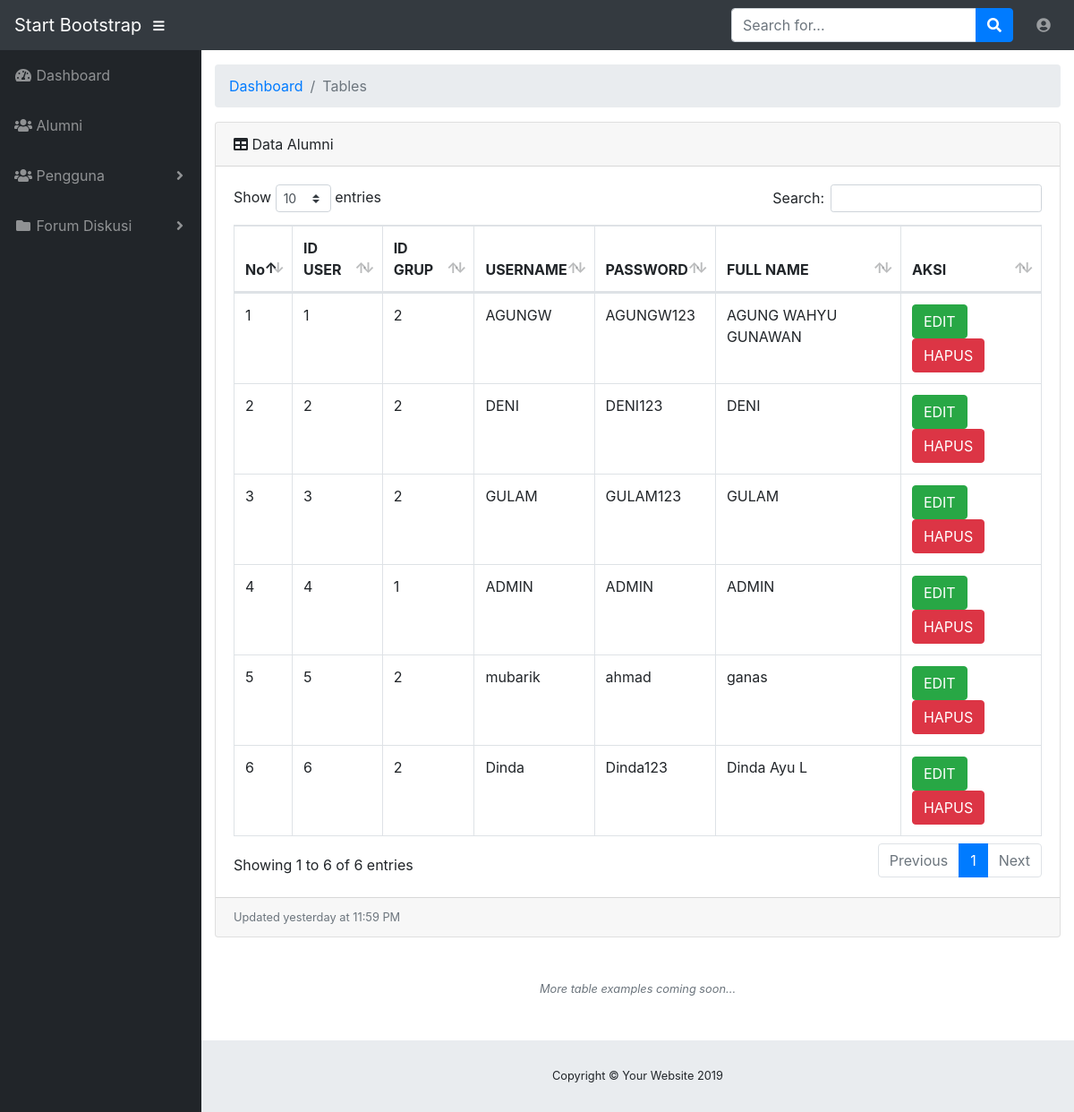
The app's page /admin/data_user.php with its own data.
### tables this page shows
CREATE TABLE `user` (
  `ID_USER` int(11) NOT NULL,
  `ID_GRUP` int(11) NOT NULL,
  `USERNAME` varchar(50) DEFAULT NULL,
  `PASSWORD` varchar(50) DEFAULT NULL,
  `EMAIL` varchar(50) DEFAULT NULL,
  `name` varchar(100) DEFAULT NULL
);

### admin/data_user.php (the view, shortened to what this page needs)
<?php
include "../config/koneksi.php";
?>
<!DOCTYPE html>
<html lang="en">
<head>
  <link href="vendor/fontawesome-free/css/all.min.css" rel="stylesheet" type="text/css">
  <link href="vendor/datatables/dataTables.bootstrap4.css" rel="stylesheet">
  <link href="css/sb-admin.css" rel="stylesheet">
</head>
<body id="page-top">
  <nav class="navbar navbar-expand navbar-dark bg-dark static-top">
    <a class="navbar-brand mr-1" href="index.html">Start Bootstrap</a>
    <button class="btn btn-link btn-sm text-white order-1 order-sm-0" id="sidebarToggle" href="#">
      <i class="fas fa-bars"></i>
    </button>
    <form class="d-none d-md-inline-block form-inline ml-auto mr-0 mr-md-3 my-2 my-md-0">
      <div class="input-group">
        <input type="text" class="form-control" placeholder="Search for..." aria-label="Search" aria-describedby="basic-addon2">
        <div class="input-group-append">
          <button class="btn btn-primary" type="button">
            <i class="fas fa-search"></i>
          </button>
        </div>
      </div>
    </form>
    <ul class="navbar-nav ml-auto ml-md-0">
      <li class="nav-item dropdown no-arrow">
        <a class="nav-link dropdown-toggle" href="#" id="userDropdown" role="button" data-toggle="dropdown" aria-haspopup="true" aria-expanded="false">
          <i class="fas fa-user-circle fa-fw"></i>
        </a>
      </li>
    </ul>
  </nav>
  <div id="wrapper">
    <ul class="sidebar navbar-nav">
      <li class="nav-item">
        <a class="nav-link" href="index.php">
          <i class="fas fa-fw fa-tachometer-alt"></i>
          <span>Dashboard</span>
        </a>
      </li>
      <li class="nav-item">
        <a class="nav-link" href="data_alumni.php">
          <i class="fas fa-fw fa-users"></i>
          <span>Alumni</span></a>
      </li>
      <li class="nav-item dropdown">
        <a class="nav-link dropdown-toggle" href="#" id="pagesDropdown" role="button" data-toggle="dropdown" aria-haspopup="true" aria-expanded="false">
          <i class="fas fa-fw fa-users"></i>
          <span>Pengguna</span>
        </a>
      </li>
      <li class="nav-item dropdown">
        <a class="nav-link dropdown-toggle" href="#" id="pagesDropdown" role="button" data-toggle="dropdown" aria-haspopup="true" aria-expanded="false">
          <i class="fas fa-fw fa-folder"></i>
          <span>Forum Diskusi</span>
        </a>
      </li>
    </ul>
    <div id="content-wrapper">
      <div class="container-fluid">
        <ol class="breadcrumb">
          <li class="breadcrumb-item">
            <a href="#">Dashboard</a>
          </li>
          <li class="breadcrumb-item active">Tables</li>
        </ol>
        <div class="card mb-3">
          <div class="card-header">
            <i class="fas fa-table"></i>
            Data Alumni</div>
          <div class="card-body">
            <div class="table-responsive">
              <table class="table table-bordered" id="dataTable" width="100%" cellspacing="0">
                <thead>
                  <tr>
                    <th>No</th>
                    <th>ID USER</th>
                    <th>ID GRUP</th>
                    <th>USERNAME</th>
                    <th>PASSWORD</th>
                    <th>FULL NAME</th>
                    <th>AKSI</th>
                  </tr>
                </thead>
                <tbody>
                <?php
		$no = 1;
		$data = mysqli_query($koneksi,"select * from user");
		while($d = mysqli_fetch_array($data)){
			?>
			<tr>
				        <td><?php echo $no++; ?></td>
				        <td><?php echo $d['ID_USER']; ?></td>
                <td><?php echo $d['ID_GRUP']; ?></td>
                <td><?php echo $d['USERNAME']; ?></td>
				        <td><?php echo $d['PASSWORD']; ?></td>
                <td><?php echo $d['name']; ?></td>
				<td>
					<a class="btn btn-success" href="edit.php?id=<?php echo $d['id']; ?>">EDIT</a>
					<a class="btn btn-danger" href="hapus.php?id=<?php echo $d['id']; ?>">HAPUS</a>
				</td>
			</tr>
			<?php
		}
		?>
                </tbody>
              </table>
            </div>
          </div>
          <div class="card-footer small text-muted">Updated yesterday at 11:59 PM</div>
        </div>
        <p class="small text-center text-muted my-5">
          <em>More table examples coming soon...</em>
        </p>
      </div>
      <footer class="sticky-footer">
        <div class="container my-auto">
          <div class="copyright text-center my-auto">
            <span>Copyright © Your Website 2019</span>
          </div>
        </div>
      </footer>
    </div>
  </div>
</body>
</html>

### records on screen
user: ID_USER "1", ID_GRUP "2", USERNAME "AGUNGW", PASSWORD "AGUNGW123", name "AGUNG WAHYU GUNAWAN"
user: ID_USER "2", ID_GRUP "2", USERNAME "DENI", PASSWORD "DENI123", name "DENI"
user: ID_USER "3", ID_GRUP "2", USERNAME "GULAM", PASSWORD "GULAM123", name "GULAM"
user: ID_USER "4", ID_GRUP "1", USERNAME "ADMIN", PASSWORD "ADMIN", name "ADMIN"
user: ID_USER "5", ID_GRUP "2", USERNAME "mubarik", PASSWORD "ahmad", name "ganas"
user: ID_USER "6", ID_GRUP "2", USERNAME "Dinda", PASSWORD "Dinda123", name "Dinda Ayu L"
